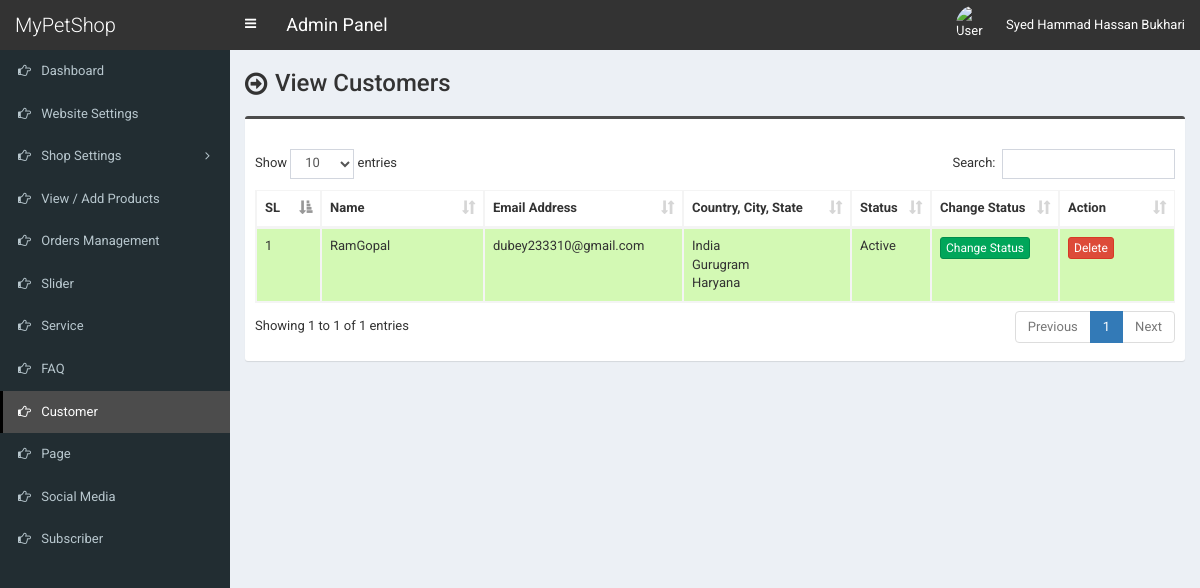
The page /admin/customer.php (signed in) on the database its author committed.
### tables this page shows
CREATE TABLE `tbl_customer` (
  `cust_id` int(11) NOT NULL,
  `cust_name` varchar(100) NOT NULL,
  `cust_cname` varchar(100) NOT NULL,
  `cust_email` varchar(100) NOT NULL,
  `cust_phone` varchar(50) NOT NULL,
  `cust_country` int(11) NOT NULL,
  `cust_address` text NOT NULL,
  `cust_city` varchar(100) NOT NULL,
  `cust_state` varchar(100) NOT NULL,
  `cust_zip` varchar(30) NOT NULL,
  `cust_b_name` varchar(100) NOT NULL,
  `cust_b_cname` varchar(100) NOT NULL,
  `cust_b_phone` varchar(50) NOT NULL,
  `cust_b_country` int(11) NOT NULL,
  `cust_b_address` text NOT NULL,
  `cust_b_city` varchar(100) NOT NULL,
  `cust_b_state` varchar(100) NOT NULL,
  `cust_b_zip` varchar(30) NOT NULL,
  `cust_s_name` varchar(100) NOT NULL,
  `cust_s_cname` varchar(100) NOT NULL,
  `cust_s_phone` varchar(50) NOT NULL,
  `cust_s_country` int(11) NOT NULL,
  `cust_s_address` text NOT NULL,
  `cust_s_city` varchar(100) NOT NULL,
  `cust_s_state` varchar(100) NOT NULL,
  `cust_s_zip` varchar(30) NOT NULL,
  `cust_password` varchar(100) NOT NULL,
  `cust_token` varchar(255) NOT NULL,
  `cust_datetime` varchar(100) NOT NULL,
  `cust_timestamp` varchar(100) NOT NULL,
  `cust_status` int(1) NOT NULL DEFAULT 1
);

CREATE TABLE `tbl_country` (
  `country_id` int(11) NOT NULL,
  `country_name` varchar(100) NOT NULL DEFAULT ''
);

### admin/customer.php (the view, shortened to what this page needs)
<?php require_once('header.php'); ?>
<section class="content-header">
	<div class="content-header-left">
		<h1>View Customers</h1>
	</div>
</section>
<section class="content">
	<div class="row">
		<div class="col-md-12">
			<div class="box box-info">
				<div class="box-body table-responsive">
					<table id="example1" class="table table-bordered table-striped">
						<thead>
							<tr>
								<th width="30">SL</th>
								<th width="180">Name</th>
								<th width="180">Email Address</th>
								<th width="180">Country, City, State</th>
								<th>Status</th>
								<th width="100">Change Status</th>
								<th width="100">Action</th>
							</tr>
						</thead>
						<tbody>
							<?php
							$i=0;
							$statement = $pdo->prepare("SELECT *
														FROM tbl_customer t1
														JOIN tbl_country t2
														ON t1.cust_country = t2.country_id
													");
							$statement->execute();
							$result = $statement->fetchAll(PDO::FETCH_ASSOC);
							foreach ($result as $row) {
								$i++;
								?>
								<tr class="<?php if($row['cust_status']==1) {echo 'bg-g';}else {echo 'bg-r';} ?>">
									<td><?php echo $i; ?></td>
									<td><?php echo $row['cust_name']; ?></td>
									<td><?php echo $row['cust_email']; ?></td>
									<td>
										<?php echo $row['country_name']; ?><br>
										<?php echo $row['cust_city']; ?><br>
										<?php echo $row['cust_state']; ?>
									</td>
									<td><?php if($row['cust_status']==1) {echo 'Active';} else {echo 'Inactive';} ?></td>
									<td>
										<a href="customer-change-status.php?id=<?php echo $row['cust_id']; ?>" class="btn btn-success btn-xs">Change Status</a>
									</td>
									<td>
										<a href="#" class="btn btn-danger btn-xs" data-href="customer-delete.php?id=<?php echo $row['cust_id']; ?>" data-toggle="modal" data-target="#confirm-delete">Delete</a>
									</td>
								</tr>
								<?php
							}
							?>
						</tbody>
					</table>
				</div>
			</div>
		</div>
	</div>
</section>
<?php require_once('footer.php'); ?>

### admin/style.css (style rules this page uses)
body { font-size: 13px; font-family: 'Roboto', sans-serif; }
.content-header>h1, .content-header .content-header-left h1 { font-family: 'Roboto', sans-serif; }
.box-info { padding-top: 20px; }
.content-header { overflow: hidden; }
.content-header .content-header-left { float: left; padding-top: 5px; }
.content-header .content-header-left h1 { margin-top: 0; margin-bottom: 0; padding-left: 30px; padding-bottom: 5px; font-size: 24px; position: relative; }
.content-header .content-header-left h1:before { position: absolute; top: 0; left: 0; font-family: 'FontAwesome', sans-serif; font-size: 26px; content: '\f18e'; }
.box.box-info { border-top-color: #4c4c4c; }
.bg-g { background: #d3f9b4!important; }

### rows shown on the page
tbl_customer: cust_name "RamGopal", cust_email "dubey233310@gmail.com", tbl_country.country_name "India", cust_city "Gurugram", cust_state "Haryana", cust_status "Active"

### other values the page prints
$_SESSION['user']['full_name'] "Syed Hammad Hassan Bukhari"
